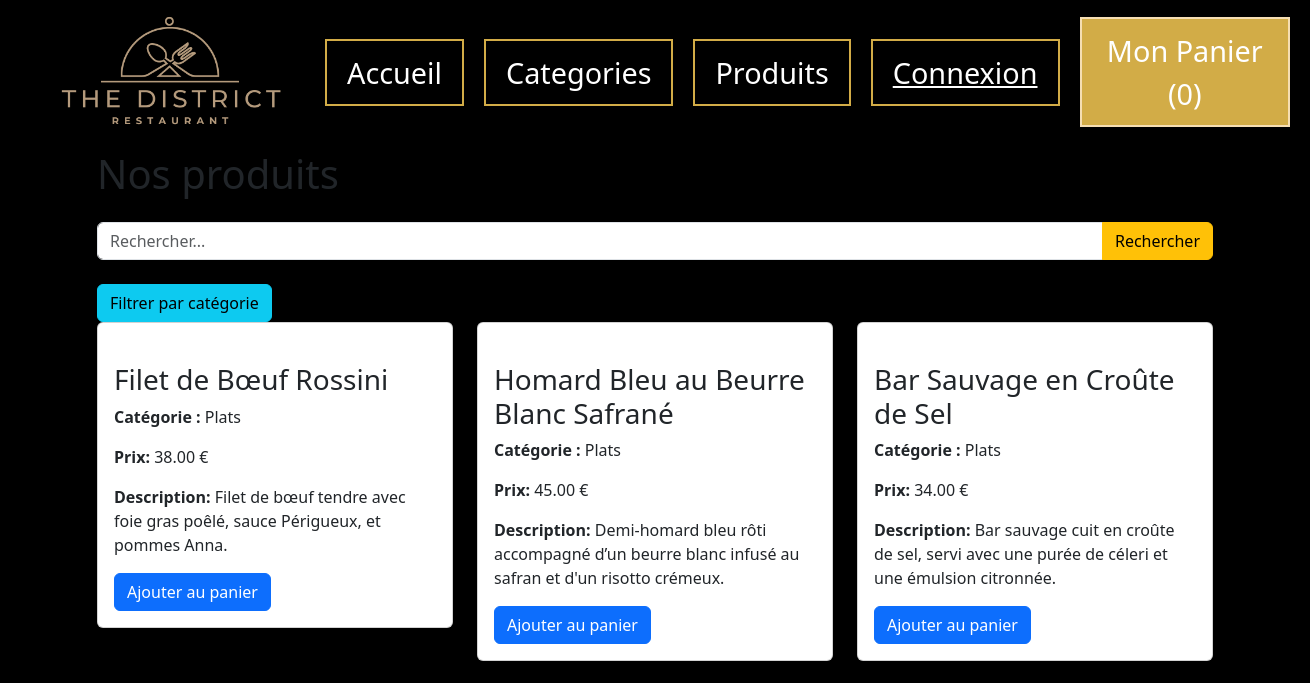
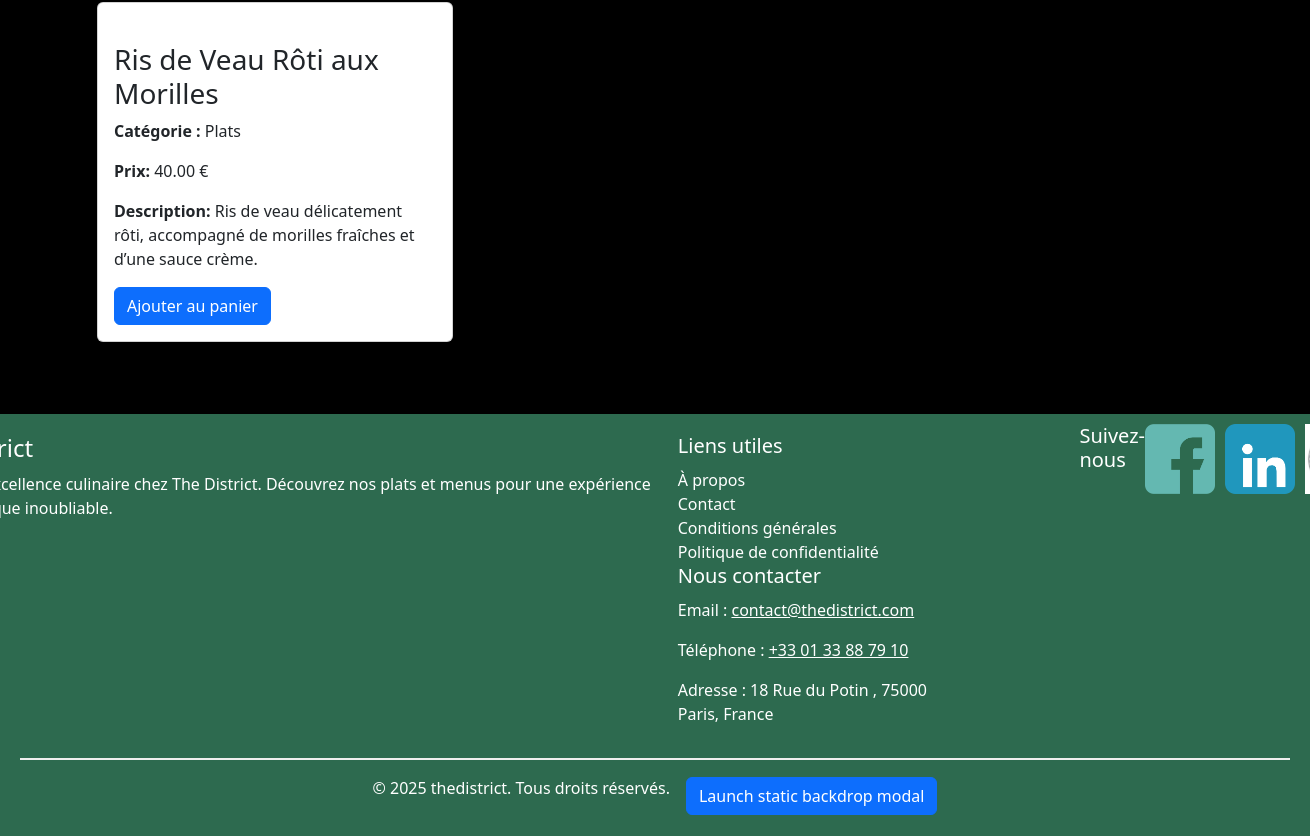
/produits.php?category=Plats, run on an earlier commit of the app's database (2 pictures, top to bottom).
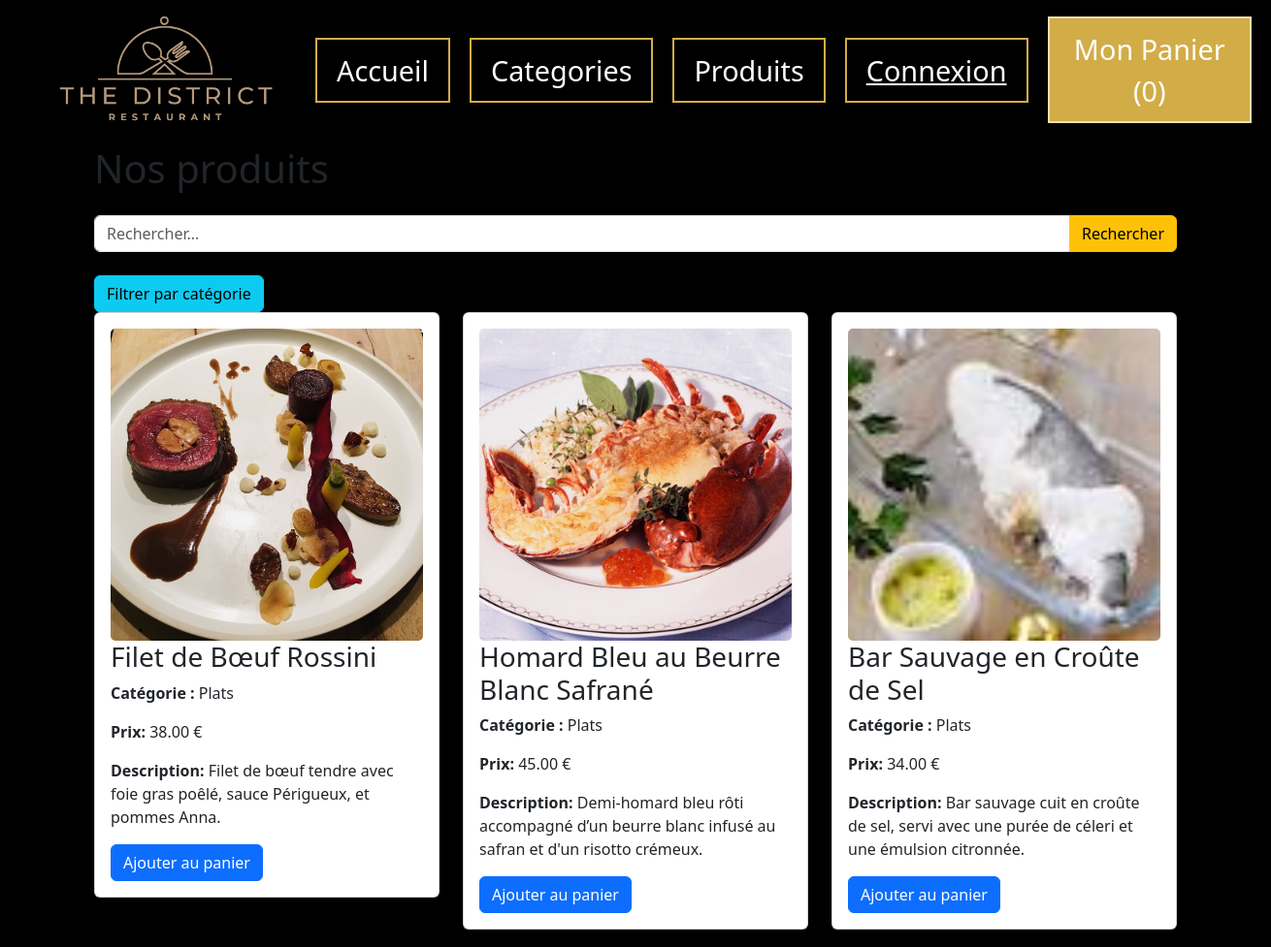
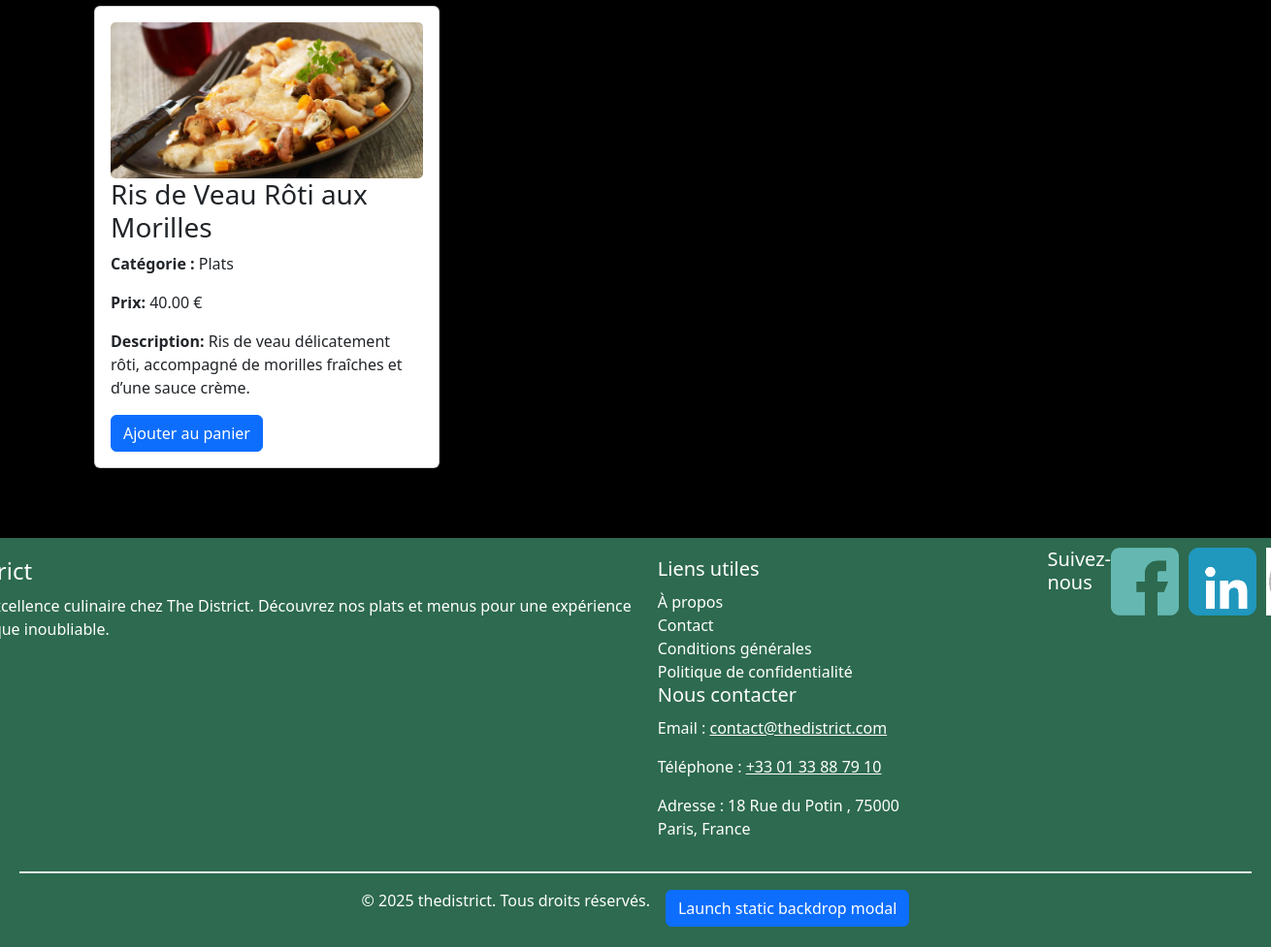
And on a later commit of the database (2 pictures, top to bottom).
### tables this page shows
CREATE TABLE IF NOT EXISTS `produit` (
  `produit_ID` int(11) NOT NULL AUTO_INCREMENT,
  `produit_libelle` varchar(50) NOT NULL,
  `produit_prix` decimal(19,2) NOT NULL,
  `produit_image` varchar(50) DEFAULT NULL,
  `produit_description` varchar(500) NOT NULL,
  `categorie_ID` int(11) NOT NULL,
  PRIMARY KEY (`produit_ID`),
  KEY `categorie_ID` (`categorie_ID`)
);

CREATE TABLE IF NOT EXISTS `categorie` (
  `categorie_ID` int(11) NOT NULL AUTO_INCREMENT,
  `categorie_libelle` varchar(50) NOT NULL,
  `categorie_image` varchar(50) DEFAULT NULL,
  PRIMARY KEY (`categorie_ID`)
);

### produits.php (the view, shortened to what this page needs)
<?php
include 'header.php';
?>
<?php
$category = isset($_GET['category']) ? $_GET['category'] : '';
$search = isset($_GET['searchCat']) ? $_GET['searchCat'] : '';
$sql = "SELECT produit_ID, p.produit_libelle, p.produit_prix, p.produit_description, p.produit_image, c.categorie_libelle FROM produit p
join categorie c ON p.categorie_ID = c.categorie_ID";
if ($category) {
    $sql .= " WHERE c.categorie_libelle = '$category'";
}
$produits = $pdo->query($sql)->fetchAll(PDO::FETCH_ASSOC);
?>
<div class="container my-5">
    <h1 class="mb-4">Nos produits</h1>
    <form method="get" action="produits.php" class="mb-4">
        <div class="input-group">
            <input type="text" name="searchCat" class="form-control" placeholder="Rechercher..."
                value="<?= htmlentities($search) ?>">
            <button type="submit" class="btn btn-warning">Rechercher</button>
        </div>
    </form>
    <a href="categorie-menu.php" class="btn btn-info">Filtrer par catégorie</a>
    <div class="row">
        <?php if (count($produits) > 0): ?>
            <?php foreach ($produits as $product): ?>
                <div class="col-md-4 mb-4">
                    <div class="card">
                        <div class="card-body">
                        <img src="./assets/img/<?= htmlentities($product['produit_image']) ?>" class="card-img" alt="">
                            <h3 class="card-title"><?= htmlentities($product['produit_libelle']) ?></h3>
                            <p class="card-text"><strong>Catégorie :</strong>
                                <?= htmlentities($product['categorie_libelle']) ?></p>
                            <p class="card-text"><strong>Prix:</strong>
                                <?= number_format($product['produit_prix'], 2) ?> €</p>
                            <p class="card-text"><strong>Description:</strong>
                                <?= htmlentities($product['produit_description']) ?></p>
                            <form action="ajoutpanier.php" method="POST" data-add-to-cart>
    <button type="submit" class="btn btn-primary">Ajouter au panier</button>
</form>
                        </div>
                    </div>
                </div>
            <?php endforeach; ?>
        <?php else: ?>
            <div class="alert alert-warning" role="alert">
                Aucun produit trouvé.
            </div>
        <?php endif; ?>
    </div>
</div>
<?php
include 'footer.php';
?>

What changed in the data, as far as the page shows it:
changed produit "Filet de Bœuf Rossini": produit_image: picture added
changed produit "Homard Bleu au Beurre Blanc Safrané": produit_image: picture added
changed produit "Bar Sauvage en Croûte de Sel": produit_image: picture added
changed produit "Ris de Veau Rôti aux Morilles": produit_image: picture added
